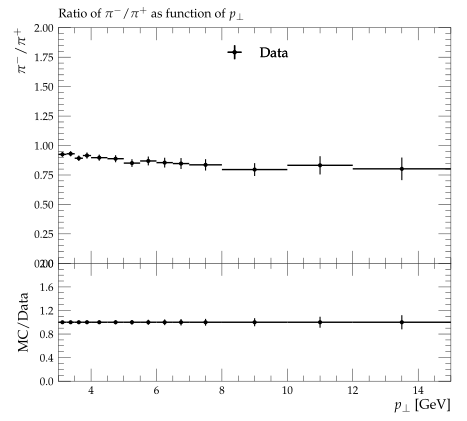

The Python source for this figure:
#! /usr/bin/env python3

# This Python script was auto-generated using YODA v2.1.0.
# Analysis object: /STAR_2012_I930463/d07-x01-y01
# Timestamp: 07-10-2025 (18:42:21)

import matplotlib as mpl
import matplotlib.pyplot as plt
mpl.use('Agg') # comment out for interactive use
import os
import numpy as np
from numpy import nan, inf

plotDir = os.path.split(os.path.realpath(__file__))[0]
if 'YODA_USER_PLOT_PATH' in globals():
    plot_outdir = globals()['YODA_USER_PLOT_PATH']
else:
    plot_outdir = plotDir

#plot style
plt.style.use(os.path.join(plotDir, '../default.mplstyle'))
# plot metadata
figW, figH = plt.rcParams['figure.figsize']
ax_xLabel = r'$p_\perp$ [GeV]'
ax_yLabel = r'$\pi^- / \pi^+$'
ax_title  = r'Ratio of $\pi^{-} / \pi^{+}$ as function of $p_\perp$'
ax_xScale = 'linear'
ax_yScale = 'linear'
xLims = (3.0, 15.0)
yLims = (0.0, 2.0)

# TeX-friendly labels for the legend
labels = {
    'legend' : ([ r"Data", r"pp200GeV" ], r""),
}

# Adjust canvas width and height
canvasW = 10.0
canvasH = 9.0
figW *= canvasW/10.
figH *= canvasH/9.

# Create figure and axis objects
fig, (ax, ratio0_ax) = plt.subplots(2, 1, sharex=True,
                  figsize=(figW,figH), gridspec_kw={'height_ratios': (6.0, 3.0)})

# Set figure margins
plt.subplots_adjust(
    left   = 1.0 * plt.rcParams['figure.subplot.left'],
    right  = 1.0 * plt.rcParams['figure.subplot.right'],
    top    = 1.0 * plt.rcParams['figure.subplot.top'],
    bottom = 1.0 * plt.rcParams['figure.subplot.bottom'])

ratio0_ax.yaxis.set_major_locator(mpl.ticker.MultipleLocator(0.4))
ratio0_ax.set_ylim(0.0, 2.0)
ratio0_ax.set_ylabel('MC/Data')

# the numerical data is stored in a separate file
dataf = dict()
prefix = os.path.split(__file__)[0]
if prefix:    prefix = prefix + '/'
exec(open(prefix+'d07-x01-y01__data.py').read(), dataf)


legend_handles = dict() # keep track of handles for the legend

# style options for curves
# starts at zorder>=5 to draw curve on top of legend
styles = {
  'Data': {
    'color' : 'black',
    'linestyle' : '-',
    'linewidth' : 1,
    'marker' : 'o',
    'markersize' : 2,
    'capsize' : 0.0,
    'zorder' : 5,
    'histstyle' : 0,
    'drawstyle' : 'steps-pre',
    'xerrorbars' : 1,
    'yerrorbars' : 1,
    'fillcolor' : None,
    'fillopacity' : 1.0,
    'ratio0_linestyle' : '-',
    'ratio0_linewidth' : 1,
    'ratio0_marker' : 'o',
    'ratio0_markersize' : 2,
    'ratio0_capsize' : 0.0,
    'ratio0_zorder' : 5,
    'ratio0_histstyle' : 0,
    'ratio0_drawstyle' : 'steps-pre',
    'ratio0_xerrorbars' : 1,
    'ratio0_yerrorbars' : 1,
  },
  'pp200GeV.yoda': {
    'color' : '#EE3311',
    'linestyle' : '-',
    'linewidth' : 1,
    'marker' : 'none',
    'markersize' : 2,
    'capsize' : 0.0,
    'zorder' : 6,
    'histstyle' : 1,
    'drawstyle' : 'steps-pre',
    'xerrorbars' : 1,
    'yerrorbars' : 1,
    'fillcolor' : None,
    'fillopacity' : 1.0,
    'ratio0_linestyle' : '-',
    'ratio0_linewidth' : 1,
    'ratio0_marker' : 'none',
    'ratio0_markersize' : 2,
    'ratio0_capsize' : 0.0,
    'ratio0_zorder' : 6,
    'ratio0_histstyle' : 1,
    'ratio0_drawstyle' : 'steps-pre',
    'ratio0_xerrorbars' : 1,
    'ratio0_yerrorbars' : 1,
  },
}

# curve from input yoda files in main panel
for label, yvals in dataf['yvals'].items():
    if all(np.isnan(v) for v in dataf['yvals'][label]):
        continue
    tmp = None
    if styles[label]['histstyle']: # draw as histogram
        xpos = dataf['xedges'][label] if styles[label]['drawstyle'] else dataf['xpoints'][label]
        ypos = np.insert(yvals, 0, yvals[0]) if styles[label]['drawstyle'] else yvals
        if styles[label]['fillcolor']: # fill area below curve
            ax.fill_between(xpos, ypos, step='pre',
                            color=styles[label]['fillcolor'],
                            alpha=styles[label]['fillopacity'])
        tmp, = ax.plot(xpos, ypos,
                       color=styles[label]['color'],
                       linestyle=styles[label]['linestyle'],
                       linewidth=styles[label]['linewidth'],
                       drawstyle=styles[label]['drawstyle'], solid_joinstyle='miter',
                       zorder=styles[label]['zorder'], label=label)
    tmp = ax.errorbar(dataf['xpoints'][label], yvals,
                      xerr=np.array(dataf['xerrs'][label])*styles[label]['xerrorbars'],
                      yerr=np.array(dataf['yerrs'][label])*styles[label]['yerrorbars'],
                      fmt=styles[label]['marker'], capsize=styles[label]['capsize'],
                      markersize=styles[label]['markersize'],
                      ecolor=styles[label]['color'],
                      color=styles[label]['color'], zorder=styles[label]['zorder'])
    tmp[-1][0].set_linestyle(styles[label]['linestyle'])
    tmp[-1][0].set_linewidth(styles[label]['linewidth'])
    if label in dataf['add_legend_handle']:  legend_handles[label] = tmp
    for varLabel in dataf['variation_yvals'].keys():
        if varLabel.startswith(label):
            tmp, = ax.plot(dataf['xedges'][label], dataf['variation_yvals'][varLabel],
                           color=styles[label]['color'],
                           linestyle=styles[label]['linestyle'],
                           linewidth=styles[label]['linewidth'],
                           drawstyle='steps-pre', solid_joinstyle='miter',
                           zorder=styles[label]['zorder'], alpha=0.5)


# plots on ratio panel
# curve from input yoda files in ratio panel
for label, yvals in dataf['ratio0_yvals'].items():
    if all(np.isnan(v) for v in yvals):
        continue
    if styles[label]['ratio0_histstyle']: # plot as histogram
        xpos = dataf['xedges']['Data'] if styles[label]['ratio0_drawstyle'] else dataf['xpoints']['Data']
        ypos = np.insert(yvals, 0, yvals[0]) if styles[label]['ratio0_drawstyle'] else yvals
        ratio0_ax.plot(xpos, ypos,
                       color=styles[label]['color'],
                       linewidth=styles[label]['linewidth'],
                       linestyle=styles[label]['ratio0_linestyle'],
                       drawstyle=styles[label]['ratio0_drawstyle'], zorder=styles[label]['zorder'],
                       solid_joinstyle='miter')
    tmp = ratio0_ax.errorbar(dataf['xpoints']['Data'], yvals,
                             xerr=np.array(dataf['ref_xerrs'])*styles[label]['ratio0_xerrorbars'],
                             yerr=np.array(dataf['ratio0_yerrs'][label])*styles[label]['ratio0_yerrorbars'],
                             fmt=styles[label]['ratio0_marker'], capsize=styles[label]['ratio0_capsize'],
                             markersize=styles[label]['ratio0_markersize'],
                             ecolor=styles[label]['color'],
                             color=styles[label]['color'])
    tmp[-1][0].set_linestyle(styles[label]['ratio0_linestyle'])
    tmp[-1][0].set_linewidth(styles[label]['ratio0_linewidth'])

    for varlabel in dataf['ratio0_variation_vals'].keys():
        if varlabel.startswith(label):
            ratio0_ax.plot(dataf['xedges']['Data'],
                            dataf['ratio0_variation_vals'][varlabel],
                            color=styles[label]['color'],
                            linestyle=styles[label]['linestyle'],
                            linewidth=styles[label]['linewidth'],
                            drawstyle='steps-pre', solid_joinstyle='miter',
                            zorder=1, alpha=0.5)

legend_items = list(legend_handles.values())
ax.add_artist(ax.legend(legend_items,
                        labels['legend'][0],
                        title=labels['legend'][1],
                        alignment='left',
                        loc='upper center',
                        bbox_to_anchor=(0.5, 0.97)))

# set plot metadata as defined above
ratio0_ax.set_xlabel(ax_xLabel)
ratio0_ax.xaxis.set_label_coords(1., -0.15)
ax.set_ylabel(ax_yLabel, ha='right', va='top')
ax.yaxis.set_label_coords(-0.11, 1.0)
ax.set_title(ax_title, loc='left')
ax.set_xscale(ax_xScale)
ax.set_yscale(ax_yScale)
ax.set_xlim(xLims)
ax.set_ylim(yLims)

# tick formatting
plt.rcParams['xtick.top'] = True
plt.rcParams['ytick.right'] = True
fig.align_ylabels((ax, ratio0_ax))
plt.savefig(os.path.join(plot_outdir, 'd07-x01-y01.pdf'), format='PDF')
plt.savefig(os.path.join(plot_outdir, 'd07-x01-y01.png'), format='PNG')

plt.close(fig)
